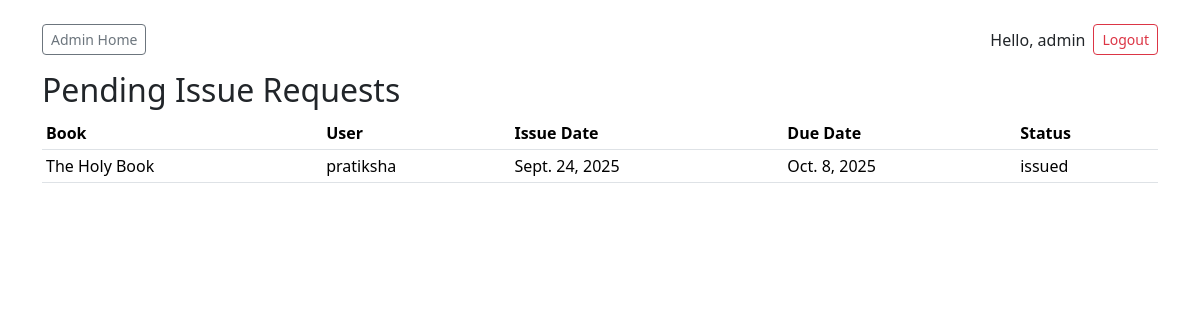
Page /dashboard/reports/pending-issues/ (signed in) on the earlier database version.
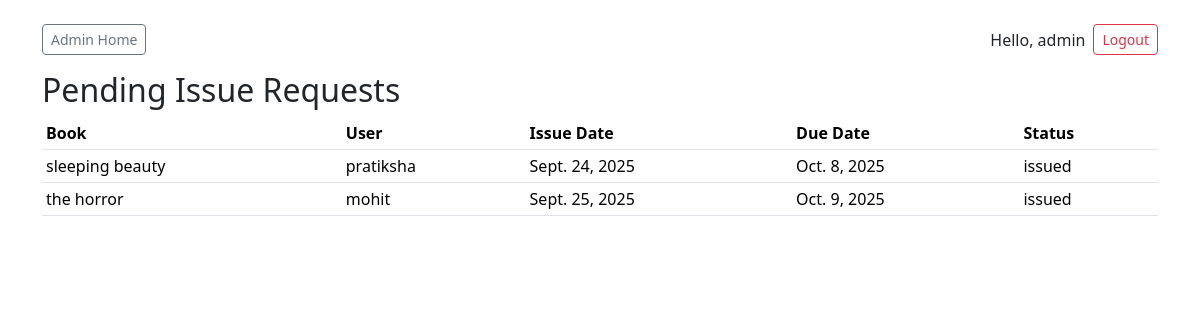
Same page on the later database version.
### library/models.py (models this page shows, shortened)
class Transaction(models.Model):
    STATUS_CHOICES = [('issued', 'Issued'), ('returned', 'Returned')]
    user = models.ForeignKey(User, on_delete=models.CASCADE)
    book = models.ForeignKey(Book, on_delete=models.CASCADE)
    issue_date = models.DateField(default=date.today)
    due_date = models.DateField()                 # set on creation/issue
    return_date = models.DateField(null=True, blank=True)
    fine = models.DecimalField(max_digits=8, decimal_places=2, default=Decimal('0.00'))
    fine_paid = models.BooleanField(default=False)
    status = models.CharField(max_length=10, choices=STATUS_CHOICES, default='issued')

class Book(models.Model):
    code_no = models.CharField(max_length=50, unique=True)  # unique code like SC(B/M)000001
    title = models.CharField(max_length=255)
    author = models.CharField(max_length=255, blank=True)
    category = models.ForeignKey(Category, on_delete=models.SET_NULL, null=True, blank=True)
    isbn = models.CharField(max_length=40, blank=True)
    total_copies = models.PositiveIntegerField(default=1)
    available_copies = models.PositiveIntegerField(default=1)
    added_on = models.DateField(auto_now_add=True)

### library/views.py (the view)
# urls.py: path('dashboard/reports/pending-issues/', views.pending_issues, name='pending_issues'),
@staff_member_required
def pending_issues(request):
    txs = Transaction.objects.filter(status='issued')  # adjust filter if you implement request field
    return render(request, 'library/admin/pending_issues.html', {'txs': txs})

### library/templates/library/admin/pending_issues.html (shortened to what this page needs)
{% extends "library/base.html" %}
{% block content %}
<h2>Pending Issue Requests</h2>
<table class="table table-sm">
  <thead>
    <tr>
      <th>Book</th>
      <th>User</th>
      <th>Issue Date</th>
      <th>Due Date</th>
      <th>Status</th>
    </tr>
  </thead>
  <tbody>
    {% for t in txs %}
      <tr>
        <td>{{ t.book.title }}</td>
        <td>{{ t.user.username }}</td>
        <td>{{ t.issue_date }}</td>
        <td>{{ t.due_date }}</td>
        <td>{{ t.status }}</td>
      </tr>
    {% empty %}
      <tr><td colspan="5">No pending issues.</td></tr>
    {% endfor %}
  </tbody>
</table>
{% endblock %}

Differences in the rows shown:
changed through a linked row, Transaction "pratiksha": book "The Holy Book" → "sleeping beauty"
added Transaction: book "the horror", user.username "mohit", issue_date "Sept. 25, 2025", due_date "Oct. 9, 2025", status "issued"
